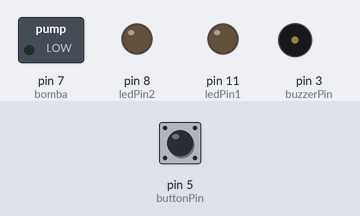
A sketch run on a simulated Arduino Uno, built with avr-gcc and run on an emulated ATmega328P. On the bench: switched loads named in the sketch (green lamp = pin HIGH), output pins drawn as LEDs (lit = HIGH), buzzer (waves = sounding). The inputs (shaded band) are chosen by the test bench; at power-on: pin 5 (buttonPin) HIGH.

Above: at 1.9 s.
2.0 s: pin 5 (buttonPin) pulled LOW for 0.15 s
At 3.2 s:
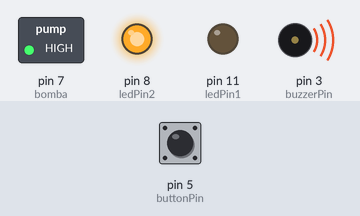
At 6.1 s:
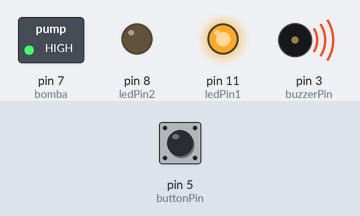
Timing chart, 0 to 12.9 s (numbered marks = the images above; inputs shaded):
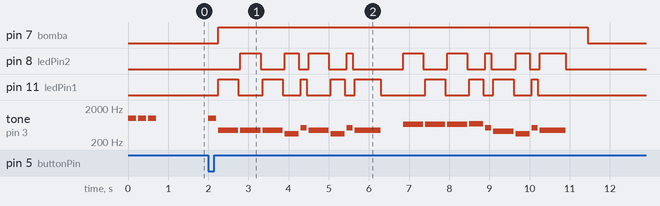

Measured:
- after the input at 2.0 s, pin 7 (bomba): LOW → HIGH after 0.25 s, → LOW 9.2 s later; pin 8 (ledPin2): LOW → HIGH after 0.80 s, → LOW 0.50 s later, → HIGH 0.60 s later, → LOW 0.35 s later, … (18 changes in this stretch)

The sketch:

biritastarwar.ino
```cpp
//feito por fabricio matos email: fbmjogador@gmail.com


const int c = 261;
const int d = 294;
const int e = 329;
const int f = 349;
const int g = 391;
const int gS = 415;
const int a = 440;
const int aS = 455;
const int b = 466;
const int cH = 523;
const int cSH = 554;
const int dH = 587;
const int dSH = 622;
const int eH = 659;
const int fH = 698;
const int fSH = 740;
const int gH = 784;
const int gSH = 830;
const int aH = 880;


// Definição dos pinos
const int ledPin1 = 11;  // Digital Pin 11
const int ledPin2 = 8;  // Digital Pin 8

int counter = 0;
const int buttonPin = 5; // Pino do botão
const int bomba = 7;   // Pino do LED
const int buzzerPin = 3; // Pino do buzzer

// Variáveis para armazenar o estado do botão
int buttonState = 0;
int lastButtonState = 0;
bool buttonPressed = false;

// Variáveis para controlar o tempo do LED
unsigned long previousMillis = 0;
const long interval = 3000; // Intervalo de tempo em milissegundos (3 segundos)

// Função para emitir bips
void beep1(int frequency, int duration) {
  tone(buzzerPin, frequency, duration);
  delay(duration + 50);
}

void setup() {
   //Setup pin modes
  pinMode(ledPin1, OUTPUT);  // Digital Pin 13
  pinMode(ledPin2, OUTPUT); // Digital Pin 8
 // pinMode(buttonPin, INPUT);
  pinMode(buttonPin, INPUT_PULLUP);

  pinMode(bomba, OUTPUT);
  pinMode(buzzerPin, OUTPUT);

  // Emitir 3 bips ao ligar
  for (int i = 0; i < 3; i++) {
    beep1(1000, 200); // Bips de média duração
  }
}

void loop() {
  // Verificar o estado do botão
  buttonState = digitalRead(buttonPin);
  //digitalWrite(ledPin, HIGH);
  // Se o botão foi pressionado
  if (buttonState == HIGH && lastButtonState == LOW) {
    buttonPressed = true;
  }

  // Se o botão foi solto após ter sido pressionado
  if (buttonState == LOW && lastButtonState == HIGH && buttonPressed) {
    beep1(1000, 200); // Emitir um bip
    digitalWrite(bomba, HIGH); // Acender o LED
    previousMillis = millis(); // Atualizar o tempo atual
    buttonPressed = false; // Reiniciar a variável de controle do botão
   /// codigo da musica
  introducao();


  }
////


  // Verificar se passaram 3 segundos desde que o botão foi pressionado
  if (digitalRead(bomba) == HIGH && millis() - previousMillis >= interval) {
    digitalWrite(bomba, LOW); // desliga a bomba o LED após 3 segundos
  }

  // Atualizar o estado do botão
  lastButtonState = buttonState;


}
void beep(int note, int duration)
{
  //Play tone on buzzerPin
  tone(buzzerPin, note, duration);

  //Play different LED depending on value of 'counter'
  if(counter % 2 == 0)
  {
    digitalWrite(ledPin1, HIGH);
    delay(duration);
    digitalWrite(ledPin1, LOW);
  }else
  {
    digitalWrite(ledPin2, HIGH);
    delay(duration);
    digitalWrite(ledPin2, LOW);
  }

  //Stop tone on buzzerPin
  noTone(buzzerPin);

  delay(50);

  //Increment counter
  counter++;
}


void introducao()
{
  beep(a, 500);
  beep(a, 500);
  beep(a, 500);
  beep(f, 350);
  beep(cH, 150);
  beep(a, 500);
  beep(f, 350);
  beep(cH, 150);
  beep(a, 650);

  delay(500);

  beep(eH, 500);
  beep(eH, 500);
  beep(eH, 500);
  beep(fH, 350);
  beep(cH, 150);
  beep(gS, 500);
  beep(f, 350);
  beep(cH, 150);
  beep(a, 650);

  delay(500);
}
```
